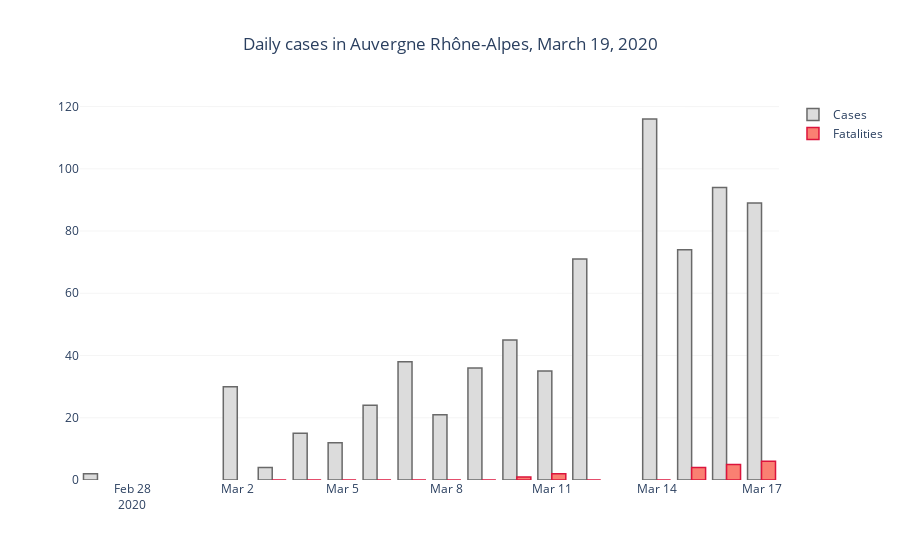

Notebook cell for this chart:
### Code cell
# Check daily cases
fig = go.Figure()

# daily cases
fig.add_trace(go.Bar(
    x = df_reg.date,
    y = cases_d,
    marker = dict(color = 'gainsboro', line = dict(color = 'dimgray', width=1.5)),
    name = 'Cases'
))

# daily deaths
fig.add_trace(go.Bar(
    x = df_dep.date,
    y = death_d,
    marker = dict(color = 'salmon', line = dict(color = 'crimson', width=1.5)),
    name = 'Fatalities'
))

fig.update_layout(
    plot_bgcolor='white', 
    #barmode = 'stack',
    title = 'Daily cases in ' + reg_std + ', ' + datetime.datetime.today().strftime('%B %d, %Y'),
    title_x = .5
)
fig.update_yaxes(showgrid=True, gridwidth=.3, gridcolor='gainsboro')

### Figure 1 — Plotly figure (JSON) as saved in the notebook; plotly's stock layout.template omitted (floating-point values rounded to 4 significant figures)
{"data": [{"marker": {"color": "gainsboro", "line": {"color": "dimgray", "width": 1.5}}, "name": "Cases", "type": "bar", "x": ["2020-02-27T00:00:00", "2020-03-02T00:00:00", "2020-03-03T00:00:00", "2020-03-04T00:00:00", "2020-03-05T00:00:00", "2020-03-06T00:00:00", "2020-03-07T00:00:00", "2020-03-08T00:00:00", "2020-03-09T00:00:00", "2020-03-10T00:00:00", "2020-03-11T00:00:00", "2020-03-12T00:00:00", "2020-03-14T00:00:00", "2020-03-15T00:00:00", "2020-03-16T00:00:00", "2020-03-17T00:00:00"], "y": [2, 30, 4, 15, 12, 24, 38, 21, 36, 45, 35, 71, 116, 74, 94, 89]}, {"marker": {"color": "salmon", "line": {"color": "crimson", "width": 1.5}}, "name": "Fatalities", "type": "bar", "x": ["2020-03-03T00:00:00", "2020-03-04T00:00:00", "2020-03-05T00:00:00", "2020-03-06T00:00:00", "2020-03-07T00:00:00", "2020-03-08T00:00:00", "2020-03-09T00:00:00", "2020-03-10T00:00:00", "2020-03-11T00:00:00", "2020-03-12T00:00:00", "2020-03-14T00:00:00", "2020-03-15T00:00:00", "2020-03-16T00:00:00", "2020-03-17T00:00:00"], "y": [0, 0, 0, 0, 0, 0, 0, 1, 2, 0, 0, 4, 5, 6, 2, 4]}], "layout": {"autosize": true, "plot_bgcolor": "white", "title": {"text": "Daily cases in Auvergne Rhône-Alpes, March 19, 2020", "x": 0.5}, "xaxis": {"autorange": true, "range": ["2020-02-26 12:00", "2020-03-17 12:00"], "type": "date"}, "yaxis": {"autorange": true, "gridcolor": "gainsboro", "gridwidth": 0.3, "range": [0, 122.1], "showgrid": true, "type": "linear"}}}
